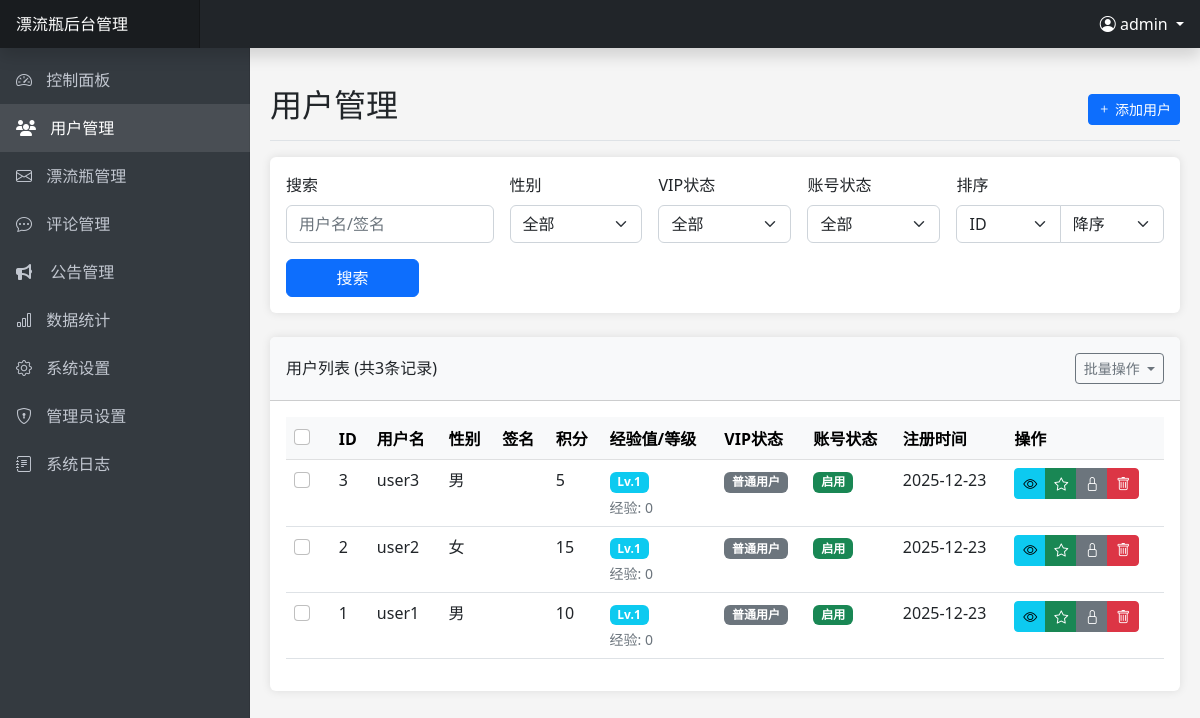
Page /admin/users.php (signed in) on the committed database.
### tables this page shows
CREATE TABLE IF NOT EXISTS `users` (
    `id` INT(11) AUTO_INCREMENT PRIMARY KEY,
    `username` VARCHAR(50) NOT NULL UNIQUE,
    `password` VARCHAR(255) NOT NULL,
    `gender` ENUM('男', '女') NOT NULL,
    `signature` TEXT DEFAULT NULL,
    `points` INT(11) DEFAULT 0,
    `experience` INT(11) DEFAULT 0 COMMENT '用户经验值',
    `level` INT(11) DEFAULT 1 COMMENT '用户等级',
    `is_vip` TINYINT(1) DEFAULT 0,
    `vip_expire_date` DATE DEFAULT NULL,
    `vip_level` INT(11) DEFAULT 0,
    `status` TINYINT(1) DEFAULT 1 COMMENT '0:禁用 1:启用',
    `created_at` TIMESTAMP DEFAULT CURRENT_TIMESTAMP,
    `register_ip` VARCHAR(50) DEFAULT NULL COMMENT '注册IP地址',
    `last_login_ip` VARCHAR(50) DEFAULT NULL COMMENT '上次登录IP地址',
    `updated_at` TIMESTAMP DEFAULT CURRENT_TIMESTAMP ON UPDATE CURRENT_TIMESTAMP
);

### includes/config.php (called while the page is built, shortened)
<?php
function getDbConnection() {
    try {
        $conn = new mysqli(DB_HOST, DB_USER, DB_PASS, DB_NAME);
        return $conn;
    } catch (Exception $e) {
        error_log("数据库连接异常: " . $e->getMessage());
        throw $e;
    }
}
function sanitizeInput($data) {
    $data = trim($data);
    $data = stripslashes($data);
    $data = htmlspecialchars($data, ENT_QUOTES | ENT_HTML5, 'UTF-8');
    return $data;
}
?>

### includes/admin.php (called while the page is built, shortened)
<?php
class Admin {
    private $conn;
    public function __construct() {
        $this->conn = getDbConnection();
    }
    public function logOperation($module, $action, $description = '', $data = null) {
        try {
            $adminId = $_SESSION['admin_id'];
            $ip = $_SERVER['REMOTE_ADDR'];
            $jsonData = $data ? json_encode($data, JSON_UNESCAPED_UNICODE) : null;
            $stmt = $this->conn->prepare("INSERT INTO admin_operation_logs (admin_id, module, action, ip, description, data) VALUES (?, ?, ?, ?, ?, ?)");
            $stmt->bind_param("isssss", $adminId, $module, $action, $ip, $description, $jsonData);
            $result = $stmt->execute();
            return $result;
        } catch (Exception $e) {
            error_log("记录操作日志失败: " . $e->getMessage());
            return false;
        }
    }
}
?>

### admin/users.php (the view, shortened to what this page needs)
<?php
$pageActions = '<a href="users.php?action=add" class="btn btn-sm btn-primary"><i class="bi bi-plus"></i> 添加用户</a>';
require_once 'includes/header.php';
$conn = getDbConnection();
$search = sanitizeInput($_GET['search'] ?? '');
$sortBy = sanitizeInput($_GET['sort_by'] ?? 'id');
$sortOrder = sanitizeInput($_GET['sort_order'] ?? 'desc');
$page = isset($_GET['page']) ? (int)$_GET['page'] : 1;
$limit = 10;
$offset = ($page - 1) * $limit;
$where = [];
$params = [];
$types = '';
$whereClause = !empty($where) ? "WHERE " . implode(' AND ', $where) : '';
$sortOrder = strtolower($sortOrder) === 'asc' ? 'ASC' : 'DESC';
$countQuery = "SELECT COUNT(*) as total FROM users $whereClause";
$query = "SELECT * FROM users $whereClause ORDER BY $sortBy $sortOrder LIMIT ?, ?";
$countParams = $params;
$countTypes = $types;
$params[] = $offset;
$params[] = $limit;
$types .= 'ii';
if (!empty($countParams)) {
    try {
        $countStmt = $conn->prepare($countQuery);
        if ($countStmt === false) {
            throw new Exception("准备计数查询失败: " . $conn->error);
        }
        $countStmt->bind_param($countTypes, ...$countParams);
        $countStmt->execute();
        $totalResult = $countStmt->get_result();
        $total = $totalResult->fetch_assoc()['total'];
        $countStmt->close();
    } catch (Exception $e) {
        error_log("用户统计查询错误: " . $e->getMessage());
        $total = 0;
    }
} else {
    $totalResult = $conn->query($countQuery);
    if ($totalResult === false) {
        error_log("用户计数查询执行失败: " . $conn->error);
        $total = 0;
    } else {
        $total = $totalResult->fetch_assoc()['total'];
    }
}
if (!empty($params)) {
    try {
        $stmt = $conn->prepare($query);
        $stmt->bind_param($types, ...$params);
        $stmt->execute();
        $result = $stmt->get_result();
    } catch (Exception $e) {
        error_log("用户列表查询错误: " . $e->getMessage());
        $result = false;
    }
} else {
    $result = $conn->query($query);
    if ($result === false) {
        error_log("用户列表查询失败: " . $conn->error);
        $result = false;
    }
}
?>
<div class="card mb-4">
    <div class="card-body">
        <form method="get" class="row g-3">
            <div class="col-md-3">
                <label for="search" class="form-label">搜索</label>
                <input type="text" class="form-control" id="search" name="search" placeholder="用户名/签名" value="<?php echo htmlspecialchars($search); ?>">
            </div>
            <div class="col-md-2">
                <label for="gender" class="form-label">性别</label>
                <select class="form-select" id="gender" name="gender">
                    <option value="">全部</option>
                </select>
            </div>
            <div class="col-md-2">
                <label for="vip" class="form-label">VIP状态</label>
                <select class="form-select" id="vip" name="vip">
                    <option value="-1">全部</option>
                </select>
            </div>
            <div class="col-md-2">
                <label for="status" class="form-label">账号状态</label>
                <select class="form-select" id="status" name="status">
                    <option value="-1">全部</option>
                </select>
            </div>
            <div class="col-md-3">
                <label for="sort_by" class="form-label">排序</label>
                <div class="input-group">
                    <select class="form-select" id="sort_by" name="sort_by">
                        <option value="id" <?php echo $sortBy === 'id' ? 'selected' : ''; ?>>ID</option>
                    </select>
                    <select class="form-select" id="sort_order" name="sort_order">
                        <option value="desc" <?php echo $sortOrder === 'DESC' ? 'selected' : ''; ?>>降序</option>
                    </select>
                </div>
            </div>
            <div class="col-md-2 d-flex align-items-end">
                <button type="submit" class="btn btn-primary w-100">搜索</button>
            </div>
        </form>
    </div>
</div>
<?php if (isset($action) && $action === 'add'): ?>
<div class="card mb-4">
    <div class="card-header">
        <h5 class="m-0">添加用户</h5>
    </div>
    <div class="card-body">
        <form method="post" class="row g-3">
            <div class="col-md-6">
                <label for="username" class="form-label">用户名 <span class="text-danger">*</span></label>
                <input type="text" class="form-control" id="username" name="username" required value="<?php echo htmlspecialchars($_POST['username'] ?? ''); ?>">
            </div>
            <div class="col-md-6">
                <label for="password" class="form-label">密码 <span class="text-danger">*</span></label>
                <input type="password" class="form-control" id="password" name="password" required>
            </div>
            <div class="col-md-6">
                <label for="gender" class="form-label">性别 <span class="text-danger">*</span></label>
                <select class="form-select" id="gender" name="gender" required>
                    <option value="">请选择</option>
                    <option value="男" <?php echo isset($_POST['gender']) && $_POST['gender'] === '男' ? 'selected' : ''; ?>>男</option>
                    <option value="女" <?php echo isset($_POST['gender']) && $_POST['gender'] === '女' ? 'selected' : ''; ?>>女</option>
                </select>
            </div>
            <div class="col-md-6">
                <label for="points" class="form-label">初始积分</label>
                <input type="number" class="form-control" id="points" name="points" value="<?php echo htmlspecialchars($_POST['points'] ?? '0'); ?>" min="0">
            </div>
            <div class="col-md-12">
                <label for="signature" class="form-label">个性签名</label>
                <textarea class="form-control" id="signature" name="signature" rows="2"><?php echo htmlspecialchars($_POST['signature'] ?? ''); ?></textarea>
            </div>
            <div class="col-md-12">
                <div class="form-check">
                    <input class="form-check-input" type="checkbox" id="is_vip" name="is_vip" <?php echo isset($_POST['is_vip']) ? 'checked' : ''; ?>>
                    <label class="form-check-label" for="is_vip">
                        VIP会员
                    </label>
                </div>
            </div>
            <div class="col-md-6" id="vipOptions" <?php echo isset($_POST['is_vip']) ? '' : 'style="display: none;"'; ?>>
                <label for="vip_level" class="form-label">VIP等级</label>
                <select class="form-select" id="vip_level" name="vip_level">
                    <?php for ($i = 1; $i <= 5; $i++): ?>
                    <option value="<?php echo $i; ?>" <?php echo isset($_POST['vip_level']) && (int)$_POST['vip_level'] === $i ? 'selected' : ''; ?>>
                        VIP <?php echo $i; ?>
                    </option>
                    <?php endfor; ?>
                </select>
            </div>
            <div class="col-md-6">
                <label for="status" class="form-label">账号状态</label>
                <select class="form-select" id="status" name="status">
                    <option value="1" <?php echo !isset($_POST['status']) || (int)$_POST['status'] === 1 ? 'selected' : ''; ?>>启用</option>
                    <option value="0" <?php echo isset($_POST['status']) && (int)$_POST['status'] === 0 ? 'selected' : ''; ?>>禁用</option>
                </select>
            </div>
            <div class="col-12">
                <button type="submit" class="btn btn-primary">创建用户</button>
                <a href="users.php" class="btn btn-secondary">取消</a>
            </div>
        </form>
    </div>
</div>
<script>
document.addEventListener('DOMContentLoaded', function() {
    const isVipCheckbox = document.getElementById('is_vip');
    const vipOptionsDiv = document.getElementById('vipOptions');
    if (isVipCheckbox && vipOptionsDiv) {
        isVipCheckbox.addEventListener('change', function() {
            vipOptionsDiv.style.display = this.checked ? 'block' : 'none';
        });
    }
});
</script>
<?php else: ?>
<div class="card">
    <div class="card-header py-3 d-flex justify-content-between align-items-center">
        <h6 class="m-0 font-weight-bold">用户列表 (共<?php echo $total; ?>条记录)</h6>
        <div class="btn-group">
            <button type="button" class="btn btn-sm btn-outline-secondary dropdown-toggle" data-bs-toggle="dropdown" aria-expanded="false">
                批量操作
            </button>
        </div>
    </div>
    <div class="card-body">
        <form id="batch-form" method="post" action="batch_users.php">
            <div class="table-responsive">
                <table class="table table-hover">
                    <thead class="table-light">
                        <tr>
                            <th>
                                <div class="form-check">
                                    <input class="form-check-input" type="checkbox" id="select-all">
                                </div>
                            </th>
                            <th>ID</th>
                            <th>用户名</th>
                            <th>性别</th>
                            <th>签名</th>
                            <th>积分</th>
                            <th>经验值/等级</th>
                            <th>VIP状态</th>
                            <th>账号状态</th>
                            <th>注册时间</th>
                            <th>操作</th>
                        </tr>
                    </thead>
                    <tbody>
                        <?php if ($result->num_rows > 0): ?>
                            <?php while ($user = $result->fetch_assoc()): ?>
                            <tr>
                                <td>
                                    <div class="form-check">
                                        <input class="form-check-input user-checkbox" type="checkbox" name="user_ids[]" value="<?php echo $user['id']; ?>">
                                    </div>
                                </td>
                                <td><?php echo $user['id']; ?></td>
                                <td><?php echo htmlspecialchars($user['username']); ?></td>
                                <td><?php echo $user['gender']; ?></td>
                                <td><?php echo mb_substr(htmlspecialchars($user['signature'] ?? ''), 0, 20) . (mb_strlen($user['signature'] ?? '') > 20 ? '...' : ''); ?></td>
                                <td><?php echo $user['points']; ?></td>
                                <td>
                                    <?php
                                    $experience = $user['experience'] ?? 0;
                                    $level = $user['level'] ?? 1;
                                    ?>
                                    <span class="badge bg-info">Lv.<?php echo $level; ?></span>
                                    <div class="small text-muted mt-1">
                                        经验: <?php echo $experience; ?>
                                    </div>
                                </td>
                                <td>
                                    <span class="badge bg-<?php echo $user['is_vip'] ? 'success' : 'secondary'; ?>">
                                        <?php echo $user['is_vip'] ? 'VIP' . $user['vip_level'] : '普通用户'; ?>
                                    </span>
                                </td>
                                <td>
                                    <span class="badge bg-<?php echo $user['status'] ? 'success' : 'secondary'; ?>">
                                        <?php echo $user['status'] ? '启用' : '禁用'; ?>
                                    </span>
                                </td>
                                <td><?php echo date('Y-m-d', strtotime($user['created_at'])); ?></td>
                                <td>
                                    <div class="btn-group">
                                        <a href="user_detail.php?id=<?php echo $user['id']; ?>" class="btn btn-sm btn-info" title="查看详情">
                                            <i class="bi bi-eye"></i>
                                        </a>
                                        <a href="users.php?action=toggle_vip&id=<?php echo $user['id']; ?>" class="btn btn-sm btn-<?php echo $user['is_vip'] ? 'warning' : 'success'; ?>" title="<?php echo $user['is_vip'] ? '取消VIP' : '设为VIP'; ?>">
                                            <i class="bi bi-star<?php echo $user['is_vip'] ? '-fill' : ''; ?>"></i>
                                        </a>
                                        <a href="users.php?action=toggle_status&id=<?php echo $user['id']; ?>" class="btn btn-sm btn-<?php echo $user['status'] ? 'secondary' : 'primary'; ?>" title="<?php echo $user['status'] ? '禁用账号' : '启用账号'; ?>">
                                            <i class="bi bi-<?php echo $user['status'] ? 'lock' : 'unlock'; ?>"></i>
                                        </a>
                                        <a href="users.php?action=delete&id=<?php echo $user['id']; ?>" class="btn btn-sm btn-danger" title="删除用户">
                                            <i class="bi bi-trash"></i>
                                        </a>
                                    </div>
                                </td>
                            </tr>
                            <?php endwhile; ?>
                        <?php else: ?>
                            <tr>
                                <td colspan="9" class="text-center">没有找到符合条件的用户</td>
                            </tr>
                        <?php endif; ?>
                    </tbody>
                </table>
            </div>
        </form>
    </div>
</div>
<?php endif; ?>
<?php
require_once 'includes/footer.php';
?>

### rows in the picture
users: id "3", username "user3", gender "男", points "5", level "1", experience "0", is_vip "普通用户", status "启用", created_at "2025-12-23"
users: id "2", username "user2", gender "女", points "15", level "1", experience "0", is_vip "普通用户", status "启用", created_at "2025-12-23"
users: id "1", username "user1", gender "男", points "10", level "1", experience "0", is_vip "普通用户", status "启用", created_at "2025-12-23"

### other values in the picture
SITE_NAME "漂流瓶"
$admin->getCurrentAdminUsername() "admin"
$pageTitle "用户管理"
$total "3"
